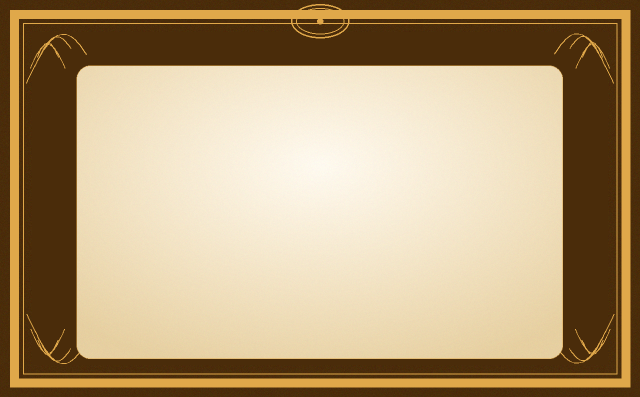
#> input picture assets/theme-frame-amber-baroque.png, 1280 x 794 px (shown at 1/2 size)
$ python -i remove_cream_panel.py   (imports and definitions only)
#> lines starting #> are read from the running program, lines starting #| are printed output that depends on the picture; after the words box and inside, x2 and y2 are one past the last pixel; in counts of white or black regions, pixels touching at a corner belong together
"""Remove cream paper ONLY when a real scenic border exists (e.g. emerald palm/green)."""
from __future__ import annotations

import glob
import os

import cv2
import numpy as np

ASSETS = r"D:\App-Certificate\assets"


def is_cream(bgr: np.ndarray) -> np.ndarray:
    b, g, r = cv2.split(bgr)
    return (r > 215) & (g > 200) & (b > 145) & (np.abs(r.astype(int) - g.astype(int)) < 50)


def is_gold(bgr: np.ndarray) -> np.ndarray:
    b, g, r = cv2.split(bgr)
    return (r > 140) & (g > 100) & (b < 180) & (r.astype(int) - b.astype(int) > 35)


def cream_panel_mask(bgr: np.ndarray) -> np.ndarray:
    h, w = bgr.shape[:2]
    cream = is_cream(bgr)
    yy, xx = np.mgrid[0:h, 0:w]
    interior = (xx > w * 0.08) & (xx < w * 0.92) & (yy > h * 0.06) & (yy < h * 0.92)
    m = ((cream & interior).astype(np.uint8) * 255)
    m = cv2.morphologyEx(m, cv2.MORPH_CLOSE, np.ones((25, 25), np.uint8))
    cnts, _ = cv2.findContours(m, cv2.RETR_EXTERNAL, cv2.CHAIN_APPROX_SIMPLE)
    filled = np.zeros_like(m)
    for c in cnts:
        if cv2.contourArea(c) < h * w * 0.1:
            continue
        cv2.drawContours(filled, [c], -1, 255, -1)
    c = int(min(w, h) * 0.15)
    filled[:c, :c] = 0
    filled[:c, w - c :] = 0
    filled[h - c :, :c] = 0
    filled[h - c :, w - c :] = 0
    return filled


# [93 lines left out: functions scenic_samples, smooth_fill_from_samples, process, main, not called in this run]


# [2 lines not run here, left out]

>>> import cv2
>>> picture = cv2.imread('../assets/theme-frame-amber-baroque.png')
#> picture is the input picture: shape (794, 1280, 3); mean B, G, R 119.2, 156.4, 180.3
>>> result = cream_panel_mask(picture)
#> in is_cream, `b, g, r = cv2.split(bgr)`:
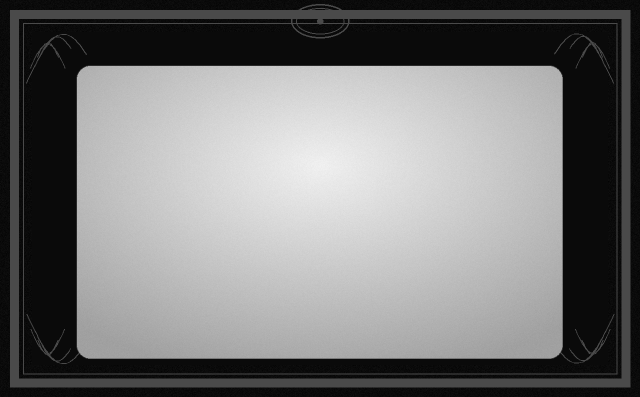
#> b: shape (794, 1280) (shown at 1/2 size); min 3, max 243, mean 119.2
#> in is_cream, `b, g, r = cv2.split(bgr)`:
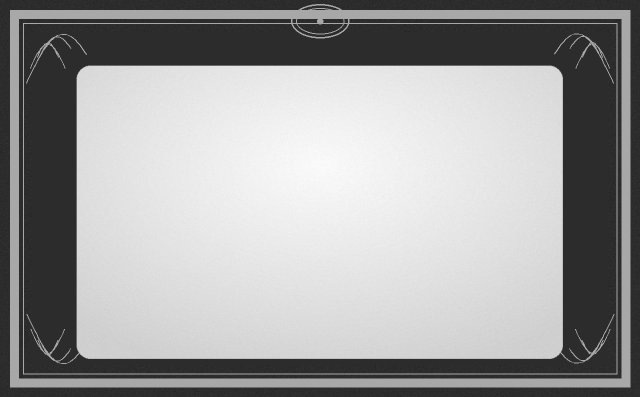
#> g: shape (794, 1280) (shown at 1/2 size); min 37, max 253, mean 156.4
#> in is_cream, `b, g, r = cv2.split(bgr)`:
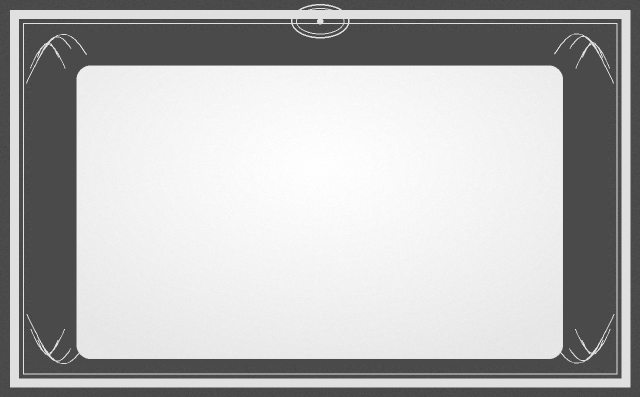
#> r: shape (794, 1280) (shown at 1/2 size); min 67, max 255, mean 180.3
#> in is_cream, `return (r > 215) & (g > 200) & (b > 145) & (np.abs(r.astype(int) - g.a..`:
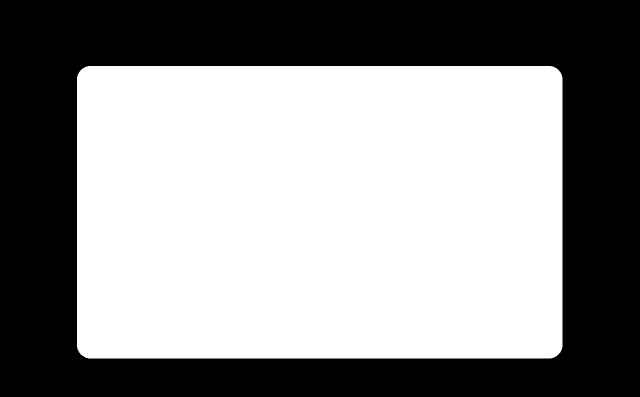
#> returned value: shape (794, 1280) bool (shown at 1/2 size); 55.8% white; 1 black region, box (x1, y1, x2, y2) and area: (0, 0, 1280, 794) 448919
#> in cream_panel_mask, `m = ((cream & interior).astype(np.uint8) * 255)`: m: shape (794, 1280); 55.8% white; 1 black region
#> in cream_panel_mask, `cnts, _ = cv2.findContours(m, cv2.RETR_EXTERNAL, cv2.CHAIN_APPROX_SIMP..`: cnts = 1 contour; box (x1, y1, x2, y2) and area: (154, 132, 1125, 717) 565876
#> the loop in cream_panel_mask, `for c in cnts:` made 1 pass
